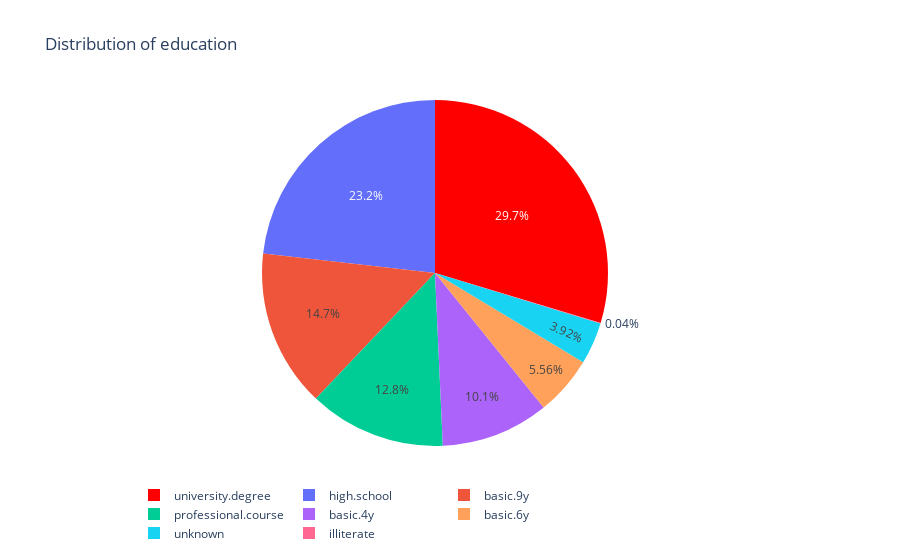

Here is the notebook cell this chart was saved with:
### Code cell
import plotly.graph_objects as go
Job = round(df['education'].value_counts()/len(df['education'])*100,2)

labels = list(Job.index)
values = list(Job.values)

trace1 = go.Pie(labels=labels, values=values, marker=dict(colors=['red']))

layout = go.Layout(title = 'Distribution of education', legend=dict(orientation='h'))

fig3 = go.Figure(data=[trace1], layout=layout)
iplot(fig3)

### Figure 1 — Plotly figure (JSON) as saved in the notebook; plotly's stock layout.template omitted (floating-point values rounded to 4 significant figures)
{"data": [{"labels": ["university.degree", "high.school", "basic.9y", "professional.course", "basic.4y", "basic.6y", "unknown", "illiterate"], "marker": {"colors": ["red"]}, "type": "pie", "values": [29.67, 23.2, 14.72, 12.8, 10.09, 5.56, 3.92, 0.04]}], "layout": {"legend": {"orientation": "h"}, "title": {"text": "Distribution of education"}}}
